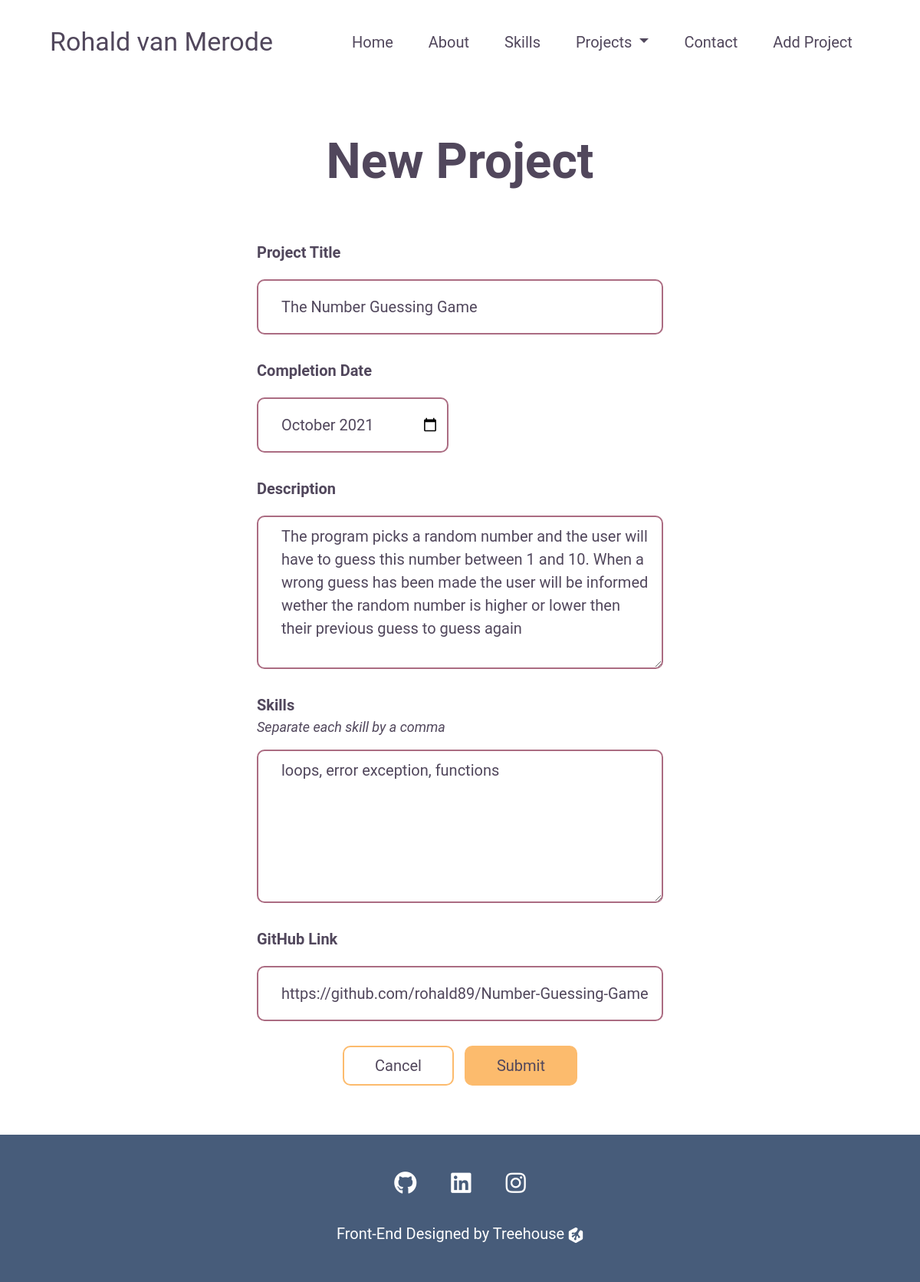
The app's page /projects/1/edit with its own data.
### models.py (models this page shows)
class Project(db.Model):
    id = db.Column(db.Integer, primary_key=True)
    title = db.Column('Title', db.String())
    completion_date = db.Column('Completion Date', db.DateTime)
    description = db.Column('Description', db.Text)
    skills = db.Column('Skills', db.String())
    github = db.Column('Github', db.String())
    screenshot = db.Column('Screenshot URL', db.String())

### app.py (the view, shortened to what this page needs)
@app.route('/projects/<id>/edit', methods=['GET', 'POST'])
def edit_project(id):
    project = Project.query.get_or_404(id)
    date = project.completion_date.strftime('%Y-%m')
    return render_template('editform.html', project=project, date=date)

### templates/editform.html
{% extends 'layout.html' %}
{% block content %}
    <section class="header">
        <h1>New Project</h1>
    </section>
    <section id="form">
        <form action="{{ url_for('edit_project', id=project.id) }}" method="POST">
            <label for="title">Project Title</label>
            <input type="text" name="title" id="title" placeholder="Project Name" required value="{{project.title}}">
            <label for="date">Completion Date</label>
            <input type="month" name="date" id="date" required value="{{date}}">
            <label for="description">Description</label>
            <textarea name="desc" id="description" cols="30" rows="20" placeholder="Description" required>{{project.description}}</textarea>
            <label for="skills-list" id="skills-label">Skills</label>
            <p>Separate each skill by a comma</p>
            <textarea name="skills" id="skills-list" cols="30" rows="10" placeholder="Skill, Skill" required>{{ project.skills }}</textarea>
            <label for="github">GitHub Link</label>
            <input type="url" name="github" id="github" placeholder="Link to the repo" required value="{{project.github}}">
            <div>
                <button type="reset">Cancel</button>
                <button type="submit">Submit</button>
            </div>
        </form>
    </section>
{% endblock %}

### static/styles.css (style rules this page uses)
:root { --primary-text: #51475c; --secondary-text: #ab6c82; --primary: #475c7a; --secondary: #fcbb6d; --accent: #d8737f; --white: #fff; }
* { font-family: 'Roboto', Arial, Helvetica, sans-serif; color: var(--primary-text); }
p, li, a { font-size: 20px; }
body { overflow-x: hidden; }
.header { margin-left: 5%; margin-right: 5%; margin-top: 5rem; text-align: center; }
.header h1 { font-size: 32px; font-weight: bold; }
#form { width: fit-content; margin: auto; margin-top: 4rem; margin-bottom: 4rem; }
#form input, #form textarea { border: none; border: 2px solid; border-radius: 10px; border-color: var(--secondary-text); width: 300px; height: 72px; display: block; font-size: 20px; padding-left: 15px; padding-right: 10px; margin-bottom: 2rem; }
#form input[type='month'] { width: 250px; }
#form textarea { padding-top: 10px; height: 200px; }
#form label { font-size: 20px; font-weight: bold; margin-bottom: 20px; text-align: left; }
#form #skills-label { margin-bottom: 0px; }
#form p { font-size: 18px; font-style: italic; }
#form div { text-align: center; }
#form button { border: 2px solid var(--secondary); border-radius: 10px; font-size: 20px; padding: 9px 40px; }
#form button[type='reset'] { margin-right: 10px; background-color: var(--white); }
#form button[type='submit'] { background-color: var(--secondary); }
@media (min-width: 992px) { .header h1 { font-size: 64px; margin-bottom: 2rem; } }
@media (min-width: 992px) { #form input, #form textarea { width: 450px; padding-left: 30px; } }
@media (min-width: 1200px) { #form input, #form textarea { width: 530px; } }

### records on screen
Project: title "The Number Guessing Game", desc "The program picks a random number and the user will have to guess this number between 1 and 10. When a wrong guess has been made the user will be informed wether the random number is higher or lower then their previous guess to guess again", skills "loops, error exception, functions", github "https://github.com/rohald89/Number-Guessing-Game"
